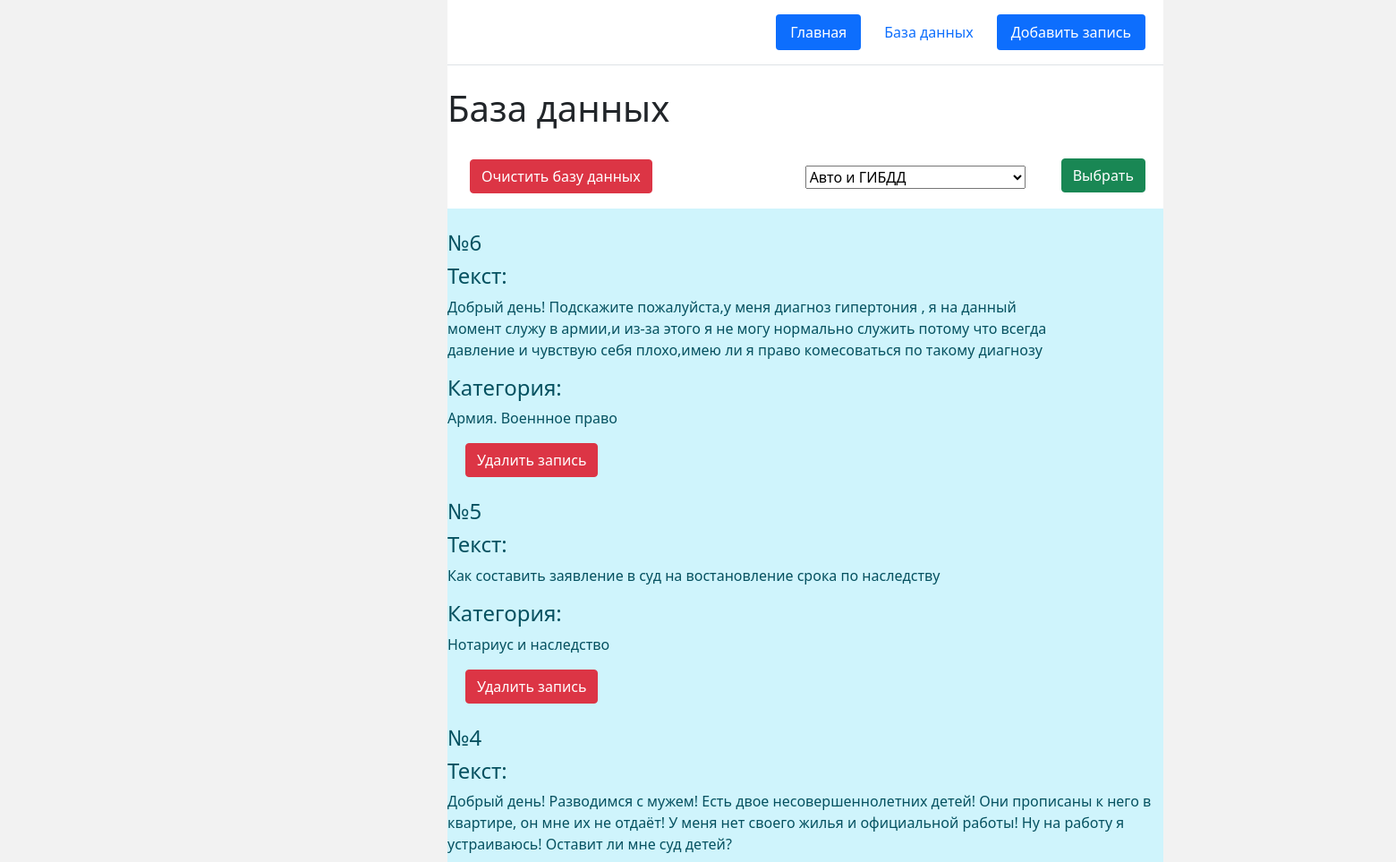
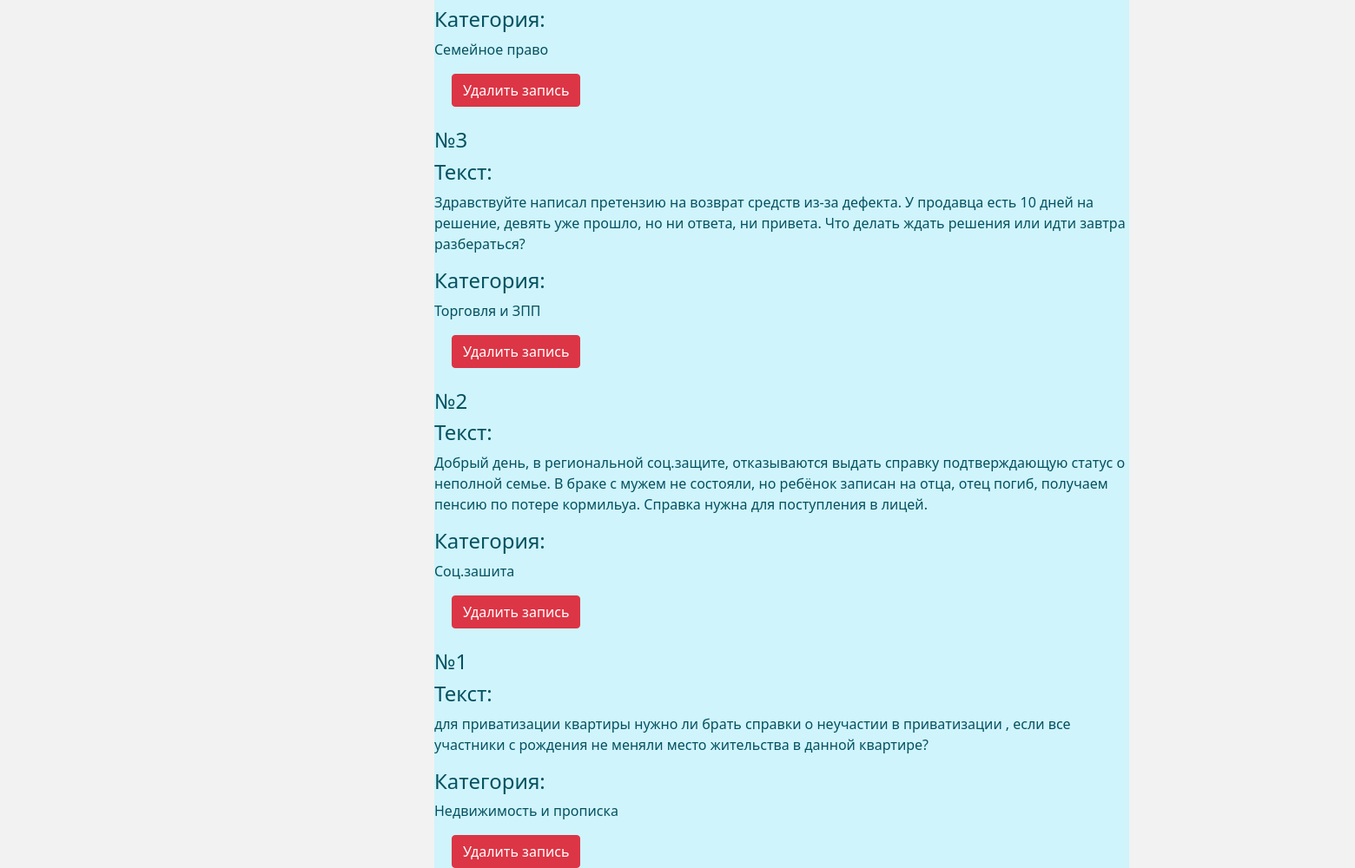
The page /database on the database its author committed (2 pictures, top to bottom).
### app.py (models this page shows, shortened)
class Base(db.Model):  # создаем дб
    id = db.Column(db.Integer, primary_key=True)
    texts = db.Column(db.Text, nullable=False)
    topics = db.Column(db.Text, nullable=False)

### app.py (the view, shortened to what this page needs)
@app.route('/database', methods=['POST', 'GET'])
def database():
    base = Base.query.order_by(Base.id.desc()).all()  # показать все записи в бд с сортировкой от новых к старым
    form2 = Select(request.form)
    form3 = Select(request.form)  # фильтр категорий в бд
    return render_template('database.html', base=base, form3=form3)

### templates/database.html (shortened to what this page needs)
<!DOCTYPE html>
<html lang="en">
<head>
    <link rel="stylesheet" href="{{ url_for('static', filename='style.css') }}">
    <link rel="stylesheet" href="https://cdn.jsdelivr.net/npm/bootstrap@5.0.1/dist/css/bootstrap.min.css">
</head>
<body>
<header class="d-flex flex-wrap justify-content-center py-3 mb-4 border-bottom">
    <a href="/" class="d-flex align-items-center mb-3 mb-md-0 me-md-auto text-dark text-decoration-none">
        <svg class="bi me-2" width="40" height="32">
            <use xlink:href="#bootstrap"></use>
        </svg>
    </a>
    <ul class="nav nav-pills">
        <li class="nav-item"><a style='margin-right:10px' href="/" class="nav-link active "
                                aria-current="page">Главная</a></li>
        <li class="nav-item"><a href="/database" class="nav-link ">База данных</a></li>
        <li class="nav-item buttonL"><a style='margin-left:10px' href="/insert_db" class="nav-link active">Добавить
            запись</a></li>
    </ul>
</header>
<h1> База данных </h1>
<a href="/database/delete_all_texts" class="btn btn-danger buttonR buttonLF" style='margin:25px'>Очистить базу
    данных</a><br>
<form action="/database/topic" method="post">
    <input class="btn btn-success buttonRF" style='margin:0px 20px 150px 0px' type=submit value='Выбрать'
           name='filter_button'><br>
    {% from "_form.html" import render_field %}
    {{ render_field(form3.select , class = 'buttonRF' ,style ='margin:-40px 40px 0px 40px' ) }}
</form>
{% for b in base %}
<div class="'alert alert-info ">
    <br> <h4>№{{b.id}}</h4>
    <h4>Текст:</h4>
    <p> {{b.texts}}
    <p>
    <h4>Категория:</h4>
    <p>{{b.topics}}</p>
    <form method=post action="/database">
        <a href="/database/{{b.id}}" class="btn btn-danger buttonR">Удалить запись</a></form>
</div>
{% endfor %}
</body>
</html>

### templates/_form.html (shortened to what this page needs)
{% macro render_field(field) %}
<dt>{{ field.label }}
<dd>{{ field(**kwargs)|safe }}
</dd>
{% endmacro %}

### static/style.css (style rules this page uses)
body { height:140%; width:800px; }
.buttonL { margin-right:20px; }
html { margin:0px 500px 15px; width: 100%; height: 100%; background-color: #f2f2f2; }

### templates/database.html (style rules this page uses)
.buttonR { margin-left:20px; }
.buttonRF { float: right; }
.buttonL { margin-right:20px; }
.buttonLF { float: left; }

### rows shown on the page
Base: id "6", texts "Добрый день! Подскажите пожалуйста,у меня диагноз гипертония , я на данный момент служу в армии,и из-за этого я не могу нормально служить потому что всегда давление и чувствую себя плохо,имею ли я право комесоваться по такому диагнозу", topics "Армия. Военнное право"
Base: id "5", texts "Как составить заявление в суд на востановление срока по наследству", topics "Нотариус и наследство"
Base: id "4", texts "Добрый день! Разводимся с мужем! Есть двое несовершеннолетних детей! Они прописаны к него в квартире, он мне их не отдаёт! У меня нет своего жилья и официальной работы! Ну на работу я устраиваюсь! Оставит ли мне суд детей?", topics "Семейное право"
Base: id "3", texts "Здравствуйте написал претензию на возврат средств из-за дефекта. У продавца есть 10 дней на решение, девять уже прошло, но ни ответа, ни привета. Что делать ждать решения или идти завтра разбераться?", topics "Торговля и ЗПП"
Base: id "2", texts "Добрый день, в региональной соц.защите, отказываются выдать справку подтверждающую статус о неполной семье. В браке с мужем не состояли, но ребёнок записан на отца, отец погиб, получаем пенсию по потере кормильуа. Справка нужна для поступления в лицей.", topics "Соц.зашита"
Base: id "1", texts "для приватизации квартиры нужно ли брать справки о неучастии в приватизации , если все участники с рождения не меняли место жительства в данной квартире?", topics "Недвижимость и прописка"
